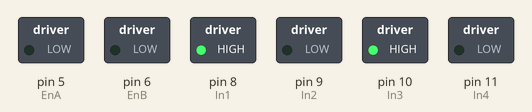
Recording of a sketch running on a simulated Arduino Uno, built with avr-gcc and run on an emulated ATmega328P. On the bench: switched loads named in the sketch (green lamp = pin HIGH). The ROS host is connected and sends only what is stated.

Above: at 0.1 s.
Timing chart, 0 to 1.6 s (numbered marks = the images above):
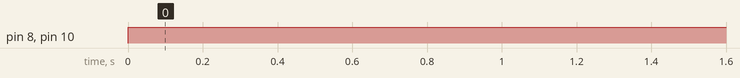

Measured:
- by itself, pin 8 (In1), pin 10 (In3): LOW → HIGH at 0.00 s

The sketch:

ckpt2.ino
```cpp
#include<ros.h>
#include<std_msgs/Int32MultiArray.h>

#define EnA 5
#define EnB 6
#define In1 8
#define In2 9
#define In3 10
#define In4 11

ros::NodeHandle nh;
std_msgs::Int32MultiArray velocity;
ros::Publisher publisher("velocity_feedback", &velocity);
int pwm_r,pwm_l;

void move_robot(int right,int left)
{
  if(right>0)
  {
    digitalWrite(In1, LOW);
    digitalWrite(In2, HIGH);
  }
  else
  {
    digitalWrite(In1, HIGH);
    digitalWrite(In2, LOW);
  }
  if(left>0)
  {
    digitalWrite(In3, LOW);
    digitalWrite(In4, HIGH);
  }
  else
  {
    digitalWrite(In3, HIGH);
    digitalWrite(In4, LOW);
  }
  analogWrite(EnA, right);
  analogWrite(EnB, left);
}

void velocityCb(const std_msgs::Int32MultiArray& received_velocity)
{
    velocity.data = received_velocity.data;
    pwm_r = velocity.data[0];
    pwm_l = velocity.data[1];
    publisher.publish(&velocity);

}

ros::Subscriber<std_msgs::Int32MultiArray> subscriber("velocity", &velocityCb);

void setup()
{
    nh.initNode();
    nh.advertise(publisher);
    nh.subscribe(subscriber);
    Serial.begin(57600);
    pinMode(EnA, OUTPUT);
    pinMode(EnB, OUTPUT);
    pinMode(In1, OUTPUT);
    pinMode(In2, OUTPUT);
    pinMode(In3, OUTPUT);
    pinMode(In4, OUTPUT);
}

void loop()
{
  move_robot(pwm_r,pwm_l);
  nh.spinOnce();
  delay(100);
}
```
